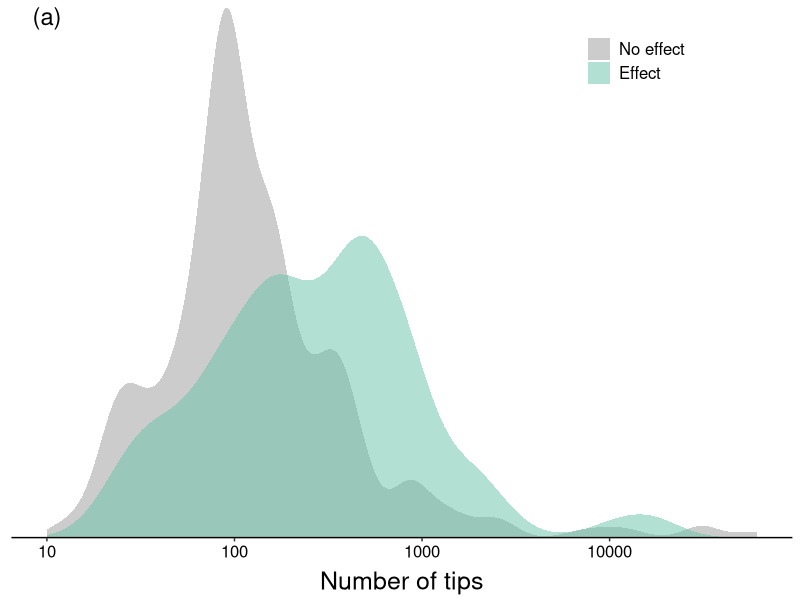
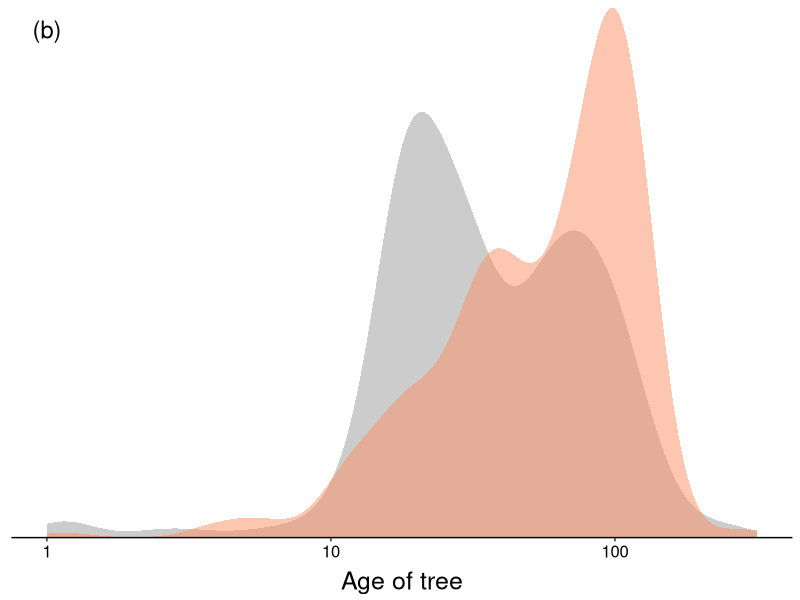
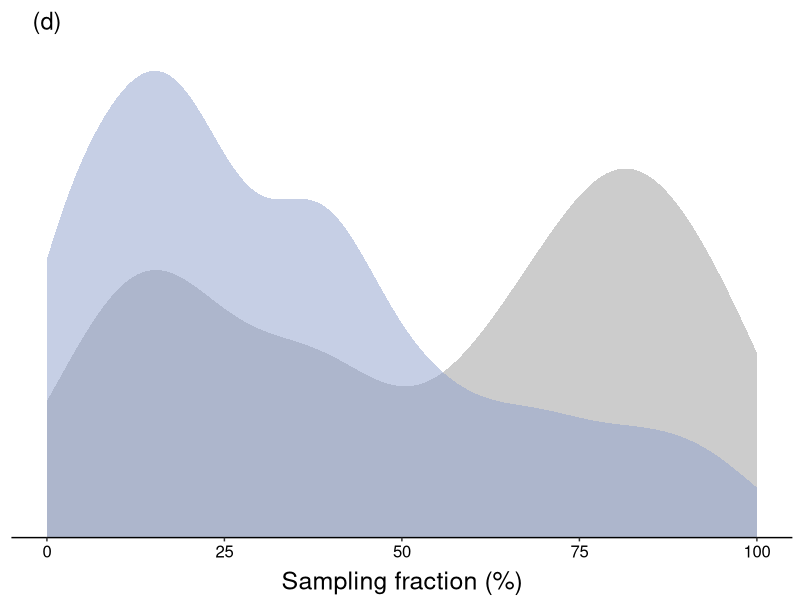
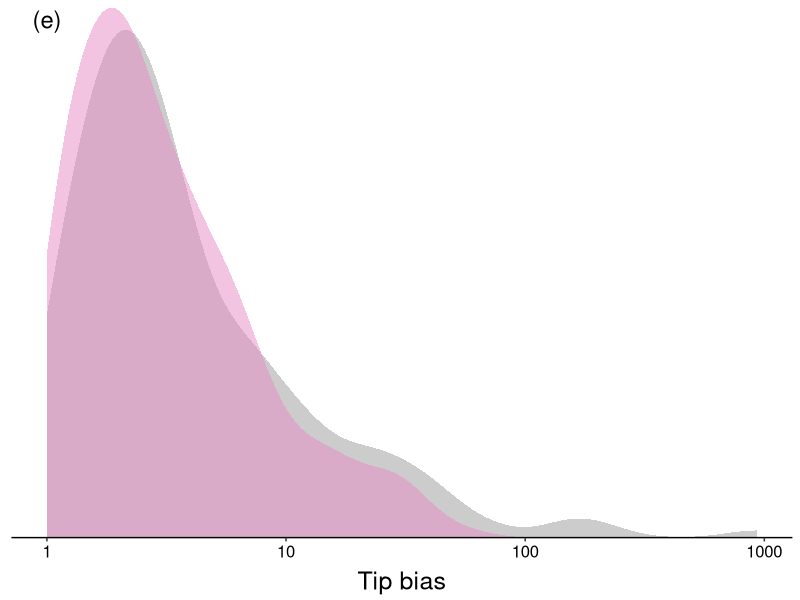
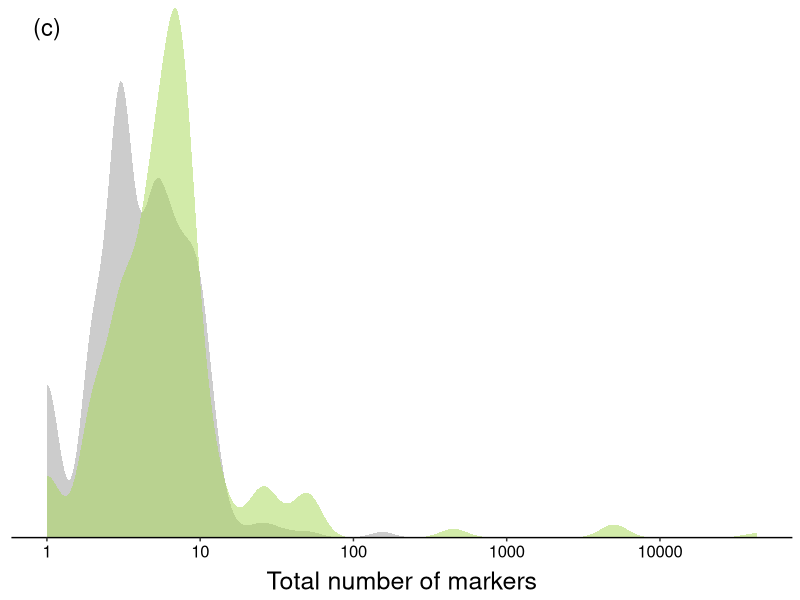
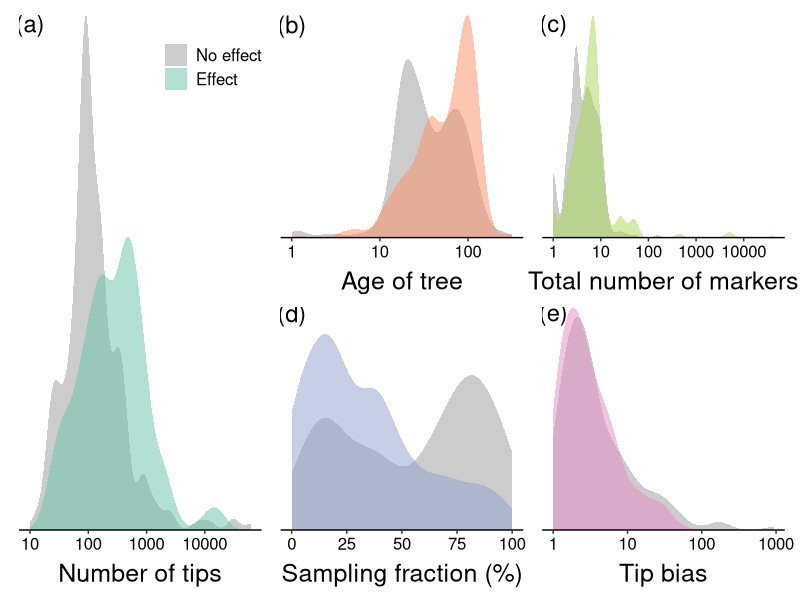
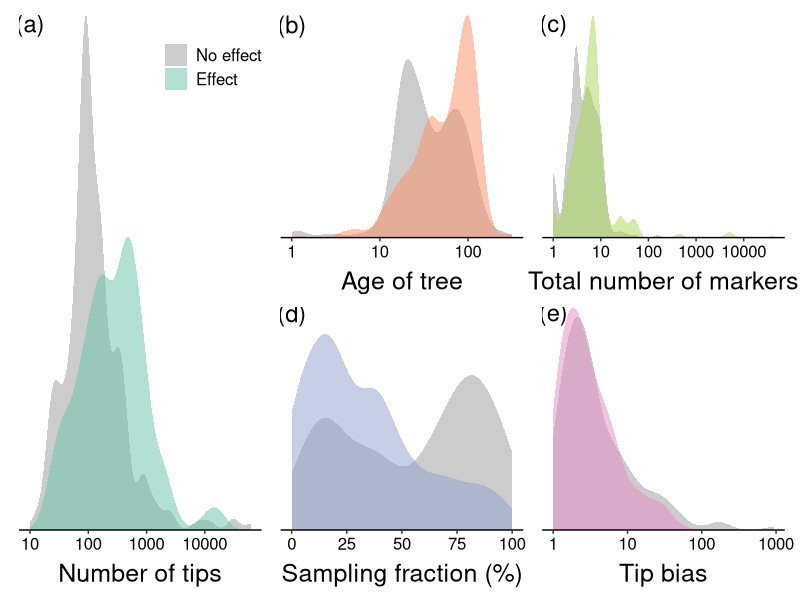

The R script that drew these images, in order:
###
# Effect of data characteristics on inference of div rate change
###

# Library
#library(viridis)
#library(hrbrthemes)
library(tidyverse)
library(ggplot2)
library(ggridges)
library(patchwork)
library(dplyr)
library(RColorBrewer)

# theme
my_theme = theme(
  text = element_text(size = 12),
  axis.text = element_text(size = 12),
  axis.title.x = element_text(size = 18, margin = margin(
    t = 5,
    r = 0,
    b = 0,
    l = 0
  )),
  #axis.text.x=element_blank(),
  #axis.ticks.x=element_blank(),
  axis.line.x = element_line(),
  axis.title.y = element_blank(),
  axis.text.y = element_blank(),
  axis.ticks.y = element_blank(),
  axis.line.y = element_blank(),
  legend.key = element_blank(),
  legend.title = element_blank(),
  legend.text = element_text(size = 12),
  legend.position = c(0.8, 0.9),
  panel.border = element_blank(),
  panel.grid.minor = element_blank(),
  panel.grid.major = element_blank(),
  panel.background = element_blank()
)


#read in full data frame
df <-
  read.csv("data/sse_review_table - main_table.csv")

#choose the columns you want in model (plus study/model_no for formatting)
df <-
  df[, c(
    'study',
    'model_no',
    'order',
    'trait_level_1',
    'sse_model',
    'tips',
    'year',
    'no_markers',
    'age',
    'age_inferred',
    'perc_sampling',
    'samples_per_state',
    'div_inc'
  )]

#make sure columns are the right type
df$order <- as.factor(df$order)
df$trait_level_1 <- as.factor(df$trait_level_1)
df$sse_model <- as.factor(df$sse_model)
df$year <- as.factor(df$year)
df$perc_sampling <- as.numeric(df$perc_sampling)
df$samples_per_state <- as.numeric(df$samples_per_state)

#sort by study name
df<-df[order(df$study),]

####
#make samples per state into tip bias
####

#make column with combination of study and model for easy categorization
tmp_df <- df %>% tidyr::unite("study_model", 1:2, remove = T)

#reduce dataset to two columns
tmp_df <- tmp_df[, c("study_model", "samples_per_state")]
head(tmp_df)

tmp_df %>% group_by(study_model)

#get max and min values of samples per state for each model
top_df <-
  tmp_df %>% group_by(study_model) %>% slice_max(n = 1,
                                                 order_by = samples_per_state,
                                                 with_ties = F)

head(top_df)

bot_df <-
  tmp_df %>% group_by(study_model) %>% slice_min(n = 1,
                                                 order_by = samples_per_state,
                                                 with_ties = F)

head(bot_df)

#reduce entire dataset to a single binary result per model per study
df2 <- df %>%
  group_by(study, model_no) %>%
  dplyr::slice(which.max(div_inc)) #if 1 is present in comparison there are rate differences, if absent there aren't

#not run
#if multistate models are removed, number of div_inc = 1 should be the same
#df3 <- df[df$sse_model != "MuSSE",]
#df3 <- df3[df3$sse_model != "SecSSE",]
#df3 <- df3[df3$sse_model != "MuHiSSE",]
#df4 <- df2[df2$sse_model != "MuSSE",]
#df4 <- df4[df4$sse_model != "SecSSE",]
#df4 <- df4[df4$sse_model != "MuHiSSE",]
#table(df3$div_inc)
#table(df4$div_inc)

#make div_inc values > 1 (multistate models) = 1
df2$div_inc[df2$div_inc>1]<-1

#make binary trait factor
df2$div_inc <- as.factor(df2$div_inc)

#make sampling fraction %
df2$perc_sampling <- df2$perc_sampling * 100

#check that orders of df2 and top/bot_df match up
setdiff(top_df$study_model,bot_df$study_model)
setdiff(bot_df$study_model,top_df$study_model)
table(df2$study==gsub('(.*)_\\w+', '\\1',top_df$study_model))

#add tip bias column by dividing larger number of tips with state A by smaller number of tips with state B
#multi-state models are therefore largest tip bias possible in the data
df2$tip_bias <- top_df$samples_per_state / bot_df$samples_per_state

###
# plot densities
###

theme_set(my_theme)

options(ggplot2.discrete.fill = c("#999999", brewer.pal(5,"Set2")[1]))

#tips
p1 <-
  ggplot(df2, aes(tips, fill = div_inc, colour = div_inc)) +
  geom_density(alpha = 0.5, color = NA) +
  scale_x_continuous(name = "Number of tips",  trans = "log10") +
  scale_y_continuous(expand = c(0, 0)) +
  scale_fill_discrete(labels = c("No effect", "Effect")) +
  annotate(geom="text", x=10, y=1.26, label="(a)",size=6)
p1

#number of measurements
length(na.omit(df2$tips))

options(ggplot2.discrete.fill = c("#999999", brewer.pal(5,"Set2")[2]))

#age
p2 <- ggplot(df2, aes(age, fill = div_inc, colour = div_inc)) +
  geom_density(alpha = 0.5, color = NA) +
  scale_x_continuous(name = "Age of tree",  trans = "log10") +
  scale_y_continuous(expand = c(0, 0)) +
  scale_fill_discrete(labels = c("No effect", "Effect")) +
  #theme(legend.position='top',
  #      legend.justification='left',
  #     legend.direction='vertical')
  theme(legend.position = "none") +
  annotate(geom="text", x=1, y=1.48, label="(b)",size=6)
p2

#number of measurements
length(na.omit(df2$age))

#perc_sampling
options(ggplot2.discrete.fill = c("#999999", brewer.pal(5,"Set2")[3]))

p3 <-
  ggplot(df2, aes(perc_sampling, fill = div_inc, colour = div_inc)) +
  geom_density(alpha = 0.5, color = NA) +
  scale_x_continuous(name = "Sampling fraction (%)") +
  scale_y_continuous(expand = c(0, 0),limits=c(0,0.02)) +
  scale_fill_discrete(labels = c("No effect", "Effect")) +
  theme(legend.position = "none") +
  annotate(geom="text", x=0, y=0.0195, label="(d)",size=6)
p3

#number of measurements
length(na.omit(df2$perc_sampling))

#tip bias
#there are some extreme tip values that are fall outside the scale
options(ggplot2.discrete.fill = c("#999999", brewer.pal(5,"Set2")[4]))

#get rid of studies where there are inf values for tip bias
df3<-as.data.frame(df2)
df3<-df3[df3$tip_bias<100000,]

p4 <- ggplot(df3, aes(tip_bias, fill = div_inc, colour = div_inc)) +
  geom_density(alpha = 0.5, color = NA) +
  scale_x_continuous(name = "Tip bias",  trans = "log10") +
  scale_y_continuous(expand = c(0, 0)) +
  scale_fill_discrete(labels = c("No effect", "Effect")) +
  theme(legend.position = "none") +
  annotate(geom="text", x=1, y=1.16, label="(e)",size=6)

p4

#number of measurements
length(na.omit(df2$tip_bias))

#number of markers
options(ggplot2.discrete.fill = c("#999999", brewer.pal(5,"Set2")[5]))

p5 <-
  ggplot(df2, aes(no_markers, fill = div_inc, colour = div_inc)) +
  geom_density(alpha = 0.5, color = NA) +
  scale_x_continuous(name = "Total number of markers",  trans = "log10") +
  scale_y_continuous(expand = c(0, 0)) +
  scale_fill_discrete(labels = c("No effect", "Effect")) +
  theme(legend.position = "none") +
  annotate(geom="text", x=1, y=1.575, label="(c)",size=6)

p5

#number of measurements
length(na.omit(df2$no_markers))

###
#arrange plots together
###

p1 | p2 / p3 | p5 / p4

ggsave("figures/densities_all.png",
       width = 30,
       height = 20,
       units = 'cm')
